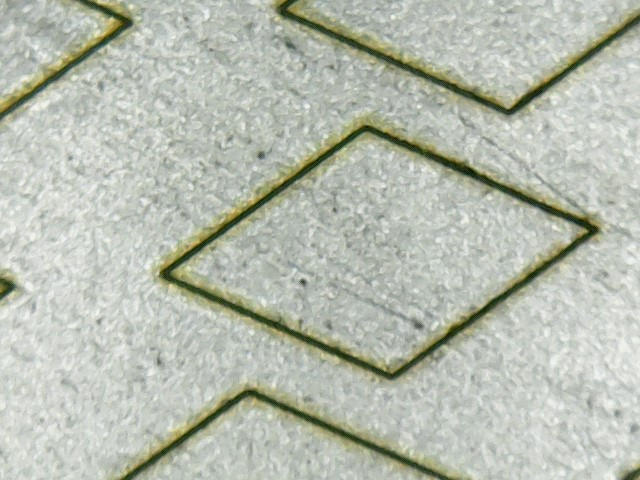
#> input picture Test_Images/test1.jpg, 640 x 480 px
$ python -i preprocessing.py   (imports and definitions only)
#> lines starting #> are read from the running program, lines starting #| are printed output that depends on the picture; after the words box and inside, x2 and y2 are one past the last pixel; in counts of white or black regions, pixels touching at a corner belong together; long printed decimals are rounded
#> further down, picture is the input picture: shape (480, 640, 3); mean B, G, R 176.4, 188.9, 183.4
### Code/imgshow.py
from cv2 import cv2
import numpy as np

# [4 lines left out: function show, not called in this run]


def show_inv(name, img):
    inv = cv2.bitwise_not(img)
    cv2.imshow(name, inv)
    cv2.waitKey(0)
    cv2.destroyAllWindows()

# [7 lines left out: function show_inv_color, not called in this run]

### Code/preprocessing.py
from cv2 import cv2
import numpy as np
import matplotlib.pyplot as plt
import imgshow as ig


def preprocess(img):
    '''
    Does preprocessing to the Images, to extract major features.
    Includes Gaussian, histogram based thresholding to obtain binary image.
    Morphological transforms to remove noise.
    Canny edge detection to get edges.
    Returns an image with edges.
    '''

    blur = cv2.GaussianBlur(img,(5,5),0)
    gray = cv2.cvtColor(blur, cv2.COLOR_BGR2GRAY)
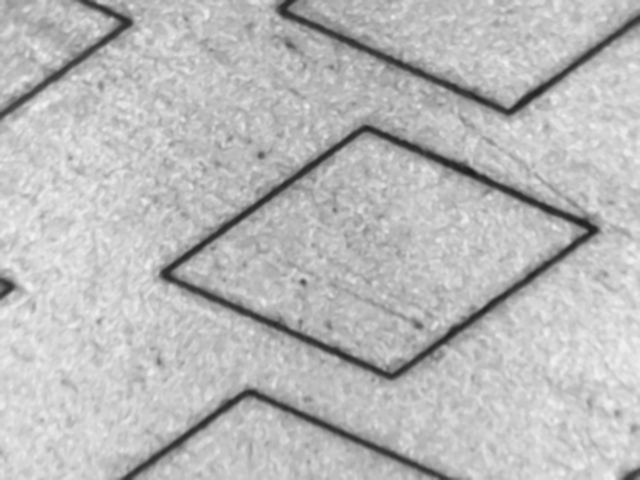
#> gray: shape (480, 640); min 27, max 240, mean 185.9
    counts, bins, bars = plt.hist(gray.ravel(),256,[0,256])
#> counts = 256 values, max 6688 at index 193, min 0 at index 0, mean 1200; bins = 257 values from 0 to 256; bars = 256 items
    #plt.show()
    shape = img.shape
#> shape = (480, 640, 3)
    print(shape)
#| (480, 640, 3)

    sum = 0
    divisor = 0
    for i in range(256):
        sum += (256-i)*(counts[i])
        divisor += counts[i]
#> this loop made 256 passes
#> (sum, divisor) on passes 1 to 3: (0, 0), (0, 0), (0, 0)
#> after the loop, divisor = 307200; sum = 21542239

    cutoff = (sum/divisor) + 40
#> cutoff = 110.1
    print(cutoff)
#| 110.124

    # [6 lines of commented-out code are left out]

    ret,bin = cv2.threshold(gray, 0, 255, cv2.THRESH_BINARY_INV+cv2.THRESH_OTSU)
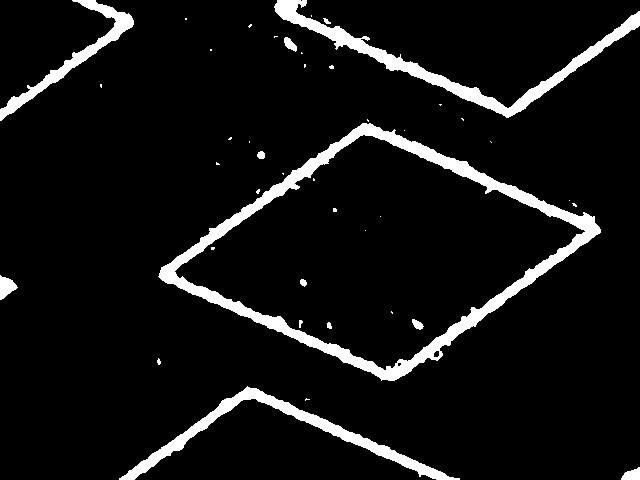
#> bin: shape (480, 640); 7.4% white; 42 white regions (29 under 20 px), largest, box (x1, y1, x2, y2) and area: (158, 123, 601, 381) 10955, (274, 0, 640, 118) 4867, (119, 386, 460, 480) 3731
#> ret = 141
    ig.show_inv("OTSU", bin)

    kernel_1 = np.ones((5,5),np.uint8)
    kernel_2 = np.ones((3,3), np.uint8)
    skel = cv2.erode(bin, kernel_2, iterations = 1)
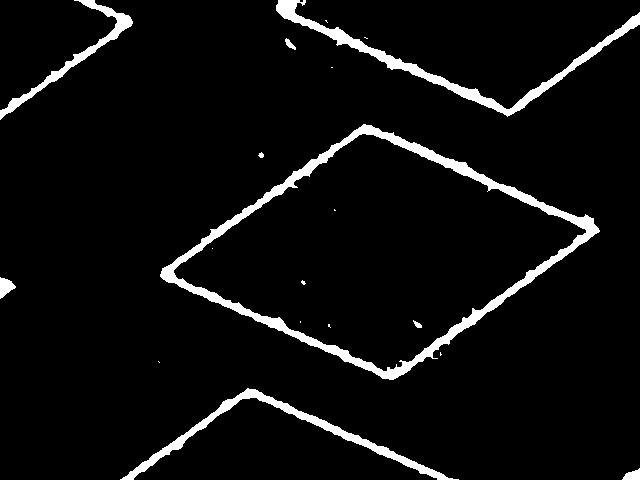
#> skel: shape (480, 640); 5.4% white; 19 white regions (10 under 20 px), largest, box (x1, y1, x2, y2) and area: (160, 124, 600, 380) 8123, (276, 0, 640, 117) 3659, (120, 388, 459, 480) 2736
    skel_2 = cv2.erode(skel, kernel_2, iterations = 1)
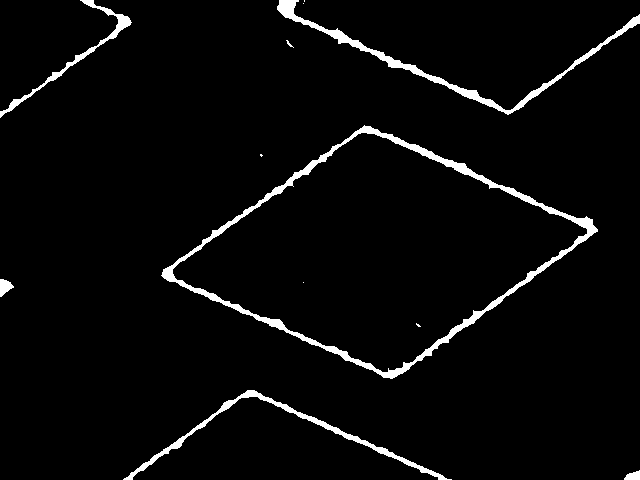
#> skel_2: shape (480, 640); 3.5% white; 12 white regions (6 under 20 px), largest, box (x1, y1, x2, y2) and area: (161, 125, 598, 379) 5376, (277, 0, 640, 115) 2497, (123, 390, 452, 480) 1746, (0, 0, 132, 118) 965, (0, 279, 14, 297) 154, (624, 470, 640, 480) 111
    #dil = cv2.dilate(skel,kernel_2, iterations = 1)
    ig.show_inv('eroded', skel_2)

    edge = cv2.Canny(skel_2, 100,200)
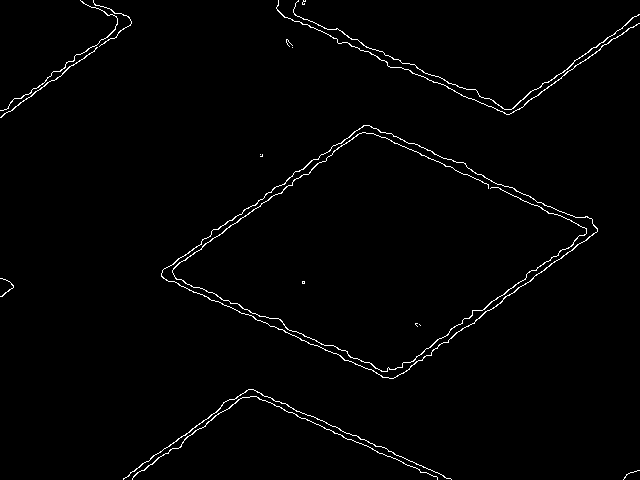
#> edge: shape (480, 640); 1.4% white in thin lines or dots

    return skel_2

>>> import cv2
>>> picture = cv2.imread('../Test_Images/test1.jpg')
>>> result = preprocess(picture)
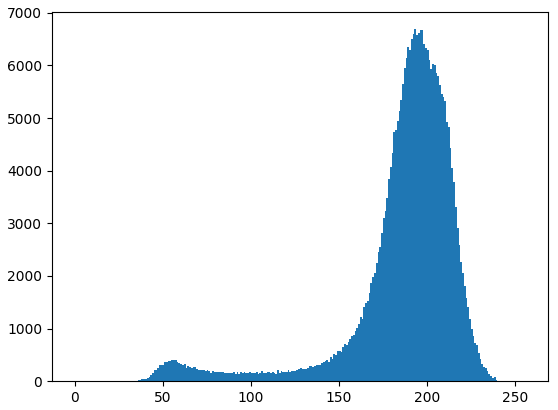
#> figure drawn by matplotlib, 1 panel; tallest bar 6688 high, from x = 193 to 194

$ run again, on Test_Images/test10.jpg
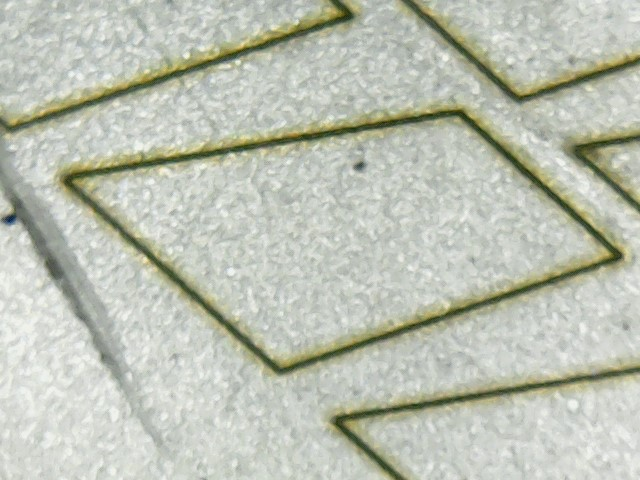
#> input picture Test_Images/test10.jpg, 640 x 480 px
#> picture is the input picture: shape (480, 640, 3); mean B, G, R 179.4, 192.9, 188.5
#> counts = 256 values, max 7598 at index 207, min 0 at index 0, mean 1200; bins = 257 values from 0 to 256; bars = 256 items
#| (480, 640, 3)
#> the loop in preprocess, `for i in range(256):` made 256 passes
#> (sum, divisor) on passes 1 to 3: (0, 0), (0, 0), (0, 0)
#> after the loop in preprocess, `for i in range(256):`: divisor = 307200; sum = 20247789
#> cutoff = 105.9
#| 105.911
#> in preprocess, `ret,bin = cv2.threshold(gray, 0, 255, cv2.THRESH_BINARY_INV+cv2.THRESH..`:
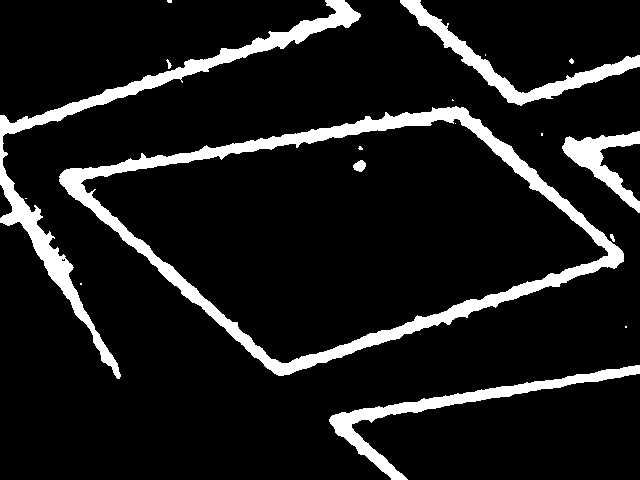
#> bin: shape (480, 640); 10.7% white; 18 white regions (9 under 20 px), largest, box (x1, y1, x2, y2) and area: (59, 106, 624, 376) 14458, (0, 0, 361, 379) 8198, (329, 365, 640, 480) 4154
#> ret = 154
#> skel: shape (480, 640); 8.2% white; 11 white regions (5 under 20 px), largest, box (x1, y1, x2, y2) and area: (60, 108, 623, 375) 11095, (0, 0, 360, 378) 6348, (330, 366, 640, 480) 3193, (401, 0, 640, 104) 2779, (563, 132, 640, 212) 1753, (354, 161, 365, 171) 63
#> skel_2: shape (480, 640); 5.9% white; 8 white regions (1 under 20 px), largest, box (x1, y1, x2, y2) and area: (62, 109, 622, 374) 7796, (0, 0, 358, 327) 4414, (332, 367, 640, 480) 2247
#> edge: shape (480, 640); 1.9% white in thin lines or dots
#> `result = preprocess(picture)`:
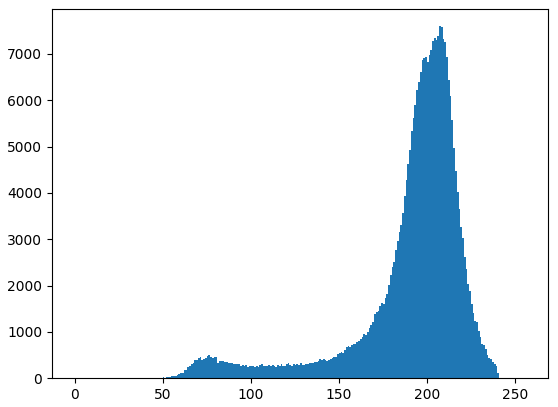
#> figure drawn by matplotlib, 1 panel; tallest bar 7598 high, from x = 207 to 208

$ run again, on Test_Images/test13.jpg
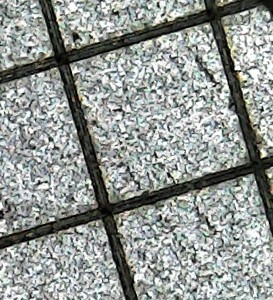
#> input picture Test_Images/test13.jpg, 273 x 300 px
#> picture is the input picture: shape (300, 273, 3); mean B, G, R 147.7, 151, 146.1
#> counts = 256 values, max 814 at index 169, min 0 at index 0, mean 319.9; bins = 257 values from 0 to 256; bars = 256 items
#| (300, 273, 3)
#> the loop in preprocess, `for i in range(256):` made 256 passes
#> (sum, divisor) on passes 1 to 3: (0, 0), (0, 0), (0, 0)
#> after the loop in preprocess, `for i in range(256):`: divisor = 81900; sum = 8749437
#> cutoff = 146.8
#| 146.831
#> in preprocess, `ret,bin = cv2.threshold(gray, 0, 255, cv2.THRESH_BINARY_INV+cv2.THRESH..`:
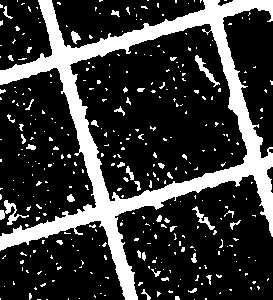
#> bin: shape (300, 273); 22.2% white; 360 white regions (323 under 20 px), largest, box (x1, y1, x2, y2) and area: (0, 0, 273, 300) 14721, (0, 200, 29, 225) 230, (195, 55, 220, 87) 177
#> ret = 117
#> skel: shape (300, 273); 15% white; 77 white regions (71 under 20 px), largest, box (x1, y1, x2, y2) and area: (0, 0, 273, 300) 11891, (196, 57, 213, 81) 63, (72, 33, 79, 41) 32, (5, 201, 11, 212) 28, (0, 211, 4, 219) 25, (8, 216, 16, 224) 22
#> skel_2: shape (300, 273); 11.4% white; 7 white regions (6 under 20 px), largest, box (x1, y1, x2, y2) and area: (0, 0, 273, 300) 9313
#> edge: shape (300, 273); 2.5% white in thin lines or dots
#> `result = preprocess(picture)`:
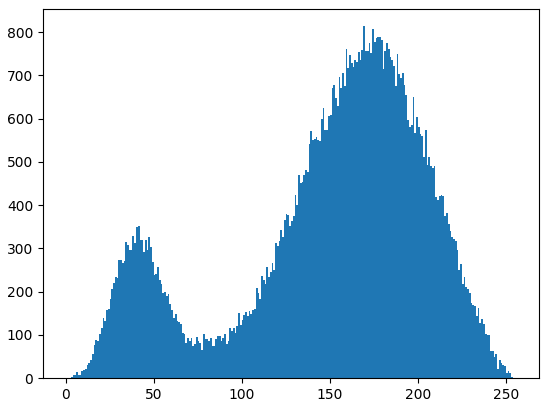
#> figure drawn by matplotlib, 1 panel; tallest bar 814 high, from x = 169 to 170

$ run again, on Test_Images/test2.jpg
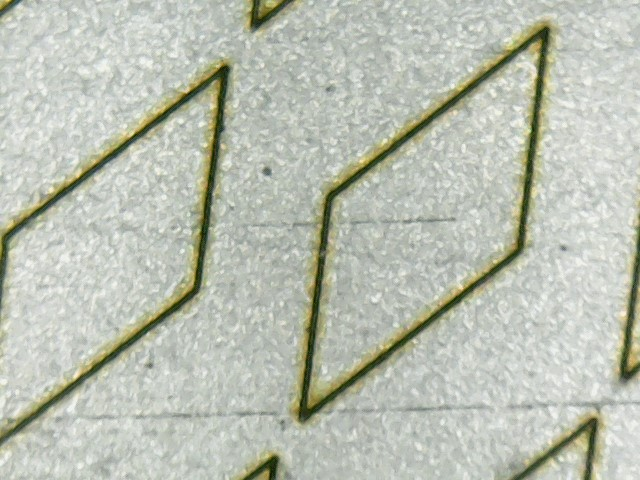
#> input picture Test_Images/test2.jpg, 640 x 480 px
#> picture is the input picture: shape (480, 640, 3); mean B, G, R 178.5, 191.5, 186.7
#> counts = 256 values, max 6903 at index 193, min 0 at index 0, mean 1200; bins = 257 values from 0 to 256; bars = 256 items
#| (480, 640, 3)
#> the loop in preprocess, `for i in range(256):` made 256 passes
#> (sum, divisor) on passes 1 to 3: (0, 0), (0, 0), (0, 0)
#> after the loop in preprocess, `for i in range(256):`: divisor = 307200; sum = 20706742
#> cutoff = 107.4
#| 107.405
#> in preprocess, `ret,bin = cv2.threshold(gray, 0, 255, cv2.THRESH_BINARY_INV+cv2.THRESH..`:
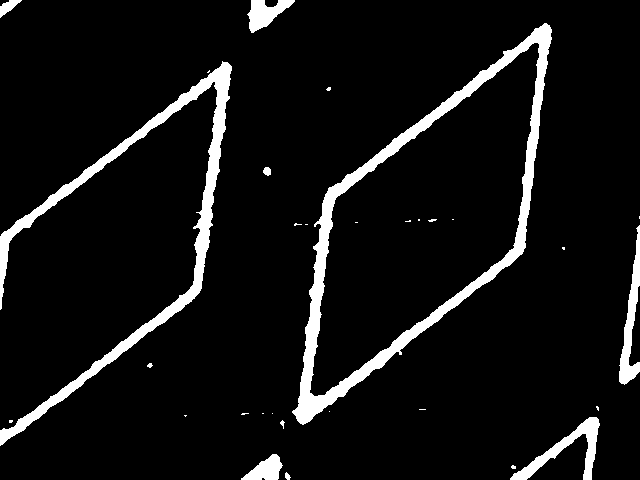
#> bin: shape (480, 640); 7.4% white; 31 white regions (20 under 20 px), largest, box (x1, y1, x2, y2) and area: (292, 23, 552, 425) 10402, (0, 61, 232, 446) 7832, (510, 417, 600, 480) 1449
#> ret = 143
#> skel: shape (480, 640); 5.5% white; 15 white regions (7 under 20 px), largest, box (x1, y1, x2, y2) and area: (294, 24, 551, 423) 7817, (0, 63, 231, 444) 5722, (511, 418, 599, 480) 1066
#> skel_2: shape (480, 640); 3.7% white; 9 white regions (2 under 20 px), largest, box (x1, y1, x2, y2) and area: (296, 26, 549, 422) 5277, (0, 64, 230, 443) 3648, (513, 419, 597, 480) 685
#> edge: shape (480, 640); 1.5% white in thin lines or dots
#> `result = preprocess(picture)`:
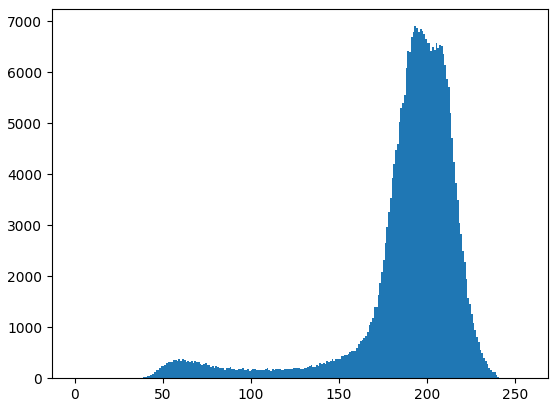
#> figure drawn by matplotlib, 1 panel; tallest bar 6903 high, from x = 193 to 194
